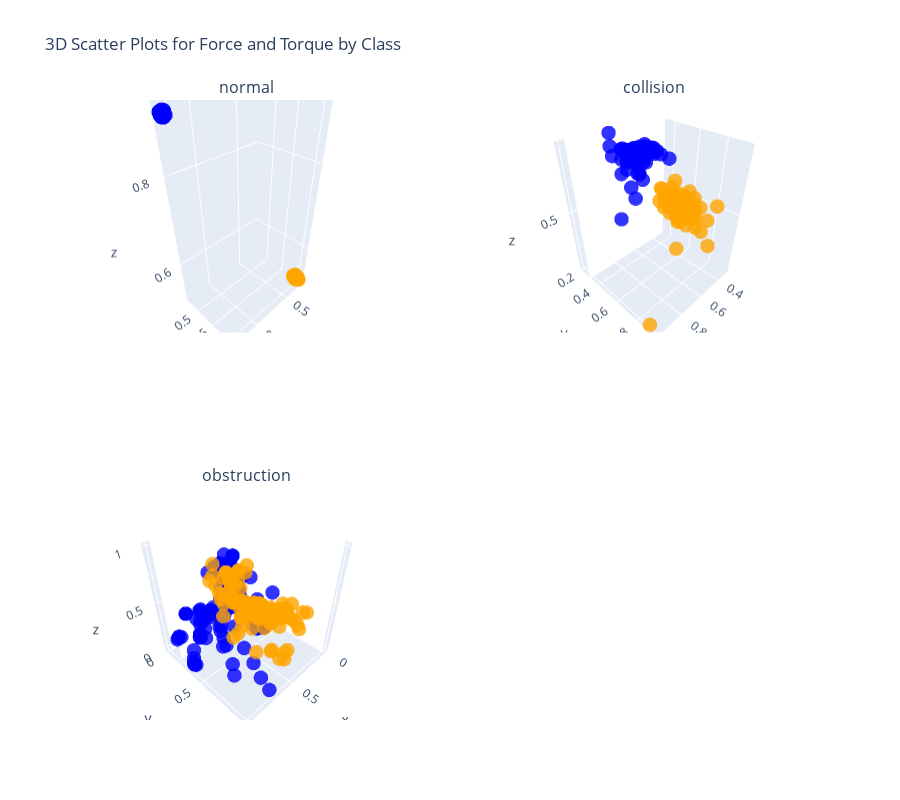

Notebook code cell kept with this figure:
### Code cell
from plotly.subplots import make_subplots

import plotly.graph_objects as go

# Create a subplot figure with 2 rows and 2 columns
fig = make_subplots(
    rows=2, cols=2,
    specs=[[{'type': 'scatter3d'}, {'type': 'scatter3d'}],
           [{'type': 'scatter3d'}, {'type': 'scatter3d'}]],
    subplot_titles=unique_classes
)

# Mapping of class names to subplot positions
subplot_positions = {
    unique_classes[0]: (1, 1),
    unique_classes[1]: (1, 2),
    unique_classes[2]: (2, 1),
}

# Iterate through each class and add a 3D scatter plot to the corresponding subplot
for class_name, class_df in class_dfs.items():
    row, col = subplot_positions[class_name]
    force_plot = go.Scatter3d(
        x=class_df['Fx'],
        y=class_df['Fy'],
        z=class_df['Fz'],
        mode='markers',
        marker=dict(size=5, color='blue', opacity=0.8),
        name=f'{class_name} Force'
    )
    torque_plot = go.Scatter3d(
        x=class_df['Tx'],
        y=class_df['Ty'],
        z=class_df['Tz'],
        mode='markers',
        marker=dict(size=5, color='orange', opacity=0.8),
        name=f'{class_name} Torque'
    )
    fig.add_trace(force_plot, row=row, col=col)
    fig.add_trace(torque_plot, row=row, col=col)

# Update layout settings
fig.update_layout(
    title='3D Scatter Plots for Force and Torque by Class',
    height=800,
    showlegend=False
)

fig.show()

### Figure 1 — Plotly figure (JSON) as saved in the notebook; plotly's stock layout.template omitted (floating-point values rounded to 4 significant figures; data arrays with more than 128 entries replaced by an {"elided": "..."} marker saying what was removed)
{"data": [{"marker": {"color": "blue", "opacity": 0.8, "size": 5}, "mode": "markers", "name": "normal Force", "scene": "scene", "type": "scatter3d", "x": {"elided": "360 float values"}, "y": {"elided": "360 float values"}, "z": {"elided": "360 float values"}}, {"marker": {"color": "orange", "opacity": 0.8, "size": 5}, "mode": "markers", "name": "normal Torque", "scene": "scene", "type": "scatter3d", "x": {"elided": "360 float values"}, "y": {"elided": "360 float values"}, "z": {"elided": "360 float values"}}, {"marker": {"color": "blue", "opacity": 0.8, "size": 5}, "mode": "markers", "name": "collision Force", "scene": "scene2", "type": "scatter3d", "x": {"elided": "1080 float values"}, "y": {"elided": "1080 float values"}, "z": {"elided": "1080 float values"}}, {"marker": {"color": "orange", "opacity": 0.8, "size": 5}, "mode": "markers", "name": "collision Torque", "scene": "scene2", "type": "scatter3d", "x": {"elided": "1080 float values"}, "y": {"elided": "1080 float values"}, "z": {"elided": "1080 float values"}}, {"marker": {"color": "blue", "opacity": 0.8, "size": 5}, "mode": "markers", "name": "obstruction Force", "scene": "scene3", "type": "scatter3d", "x": {"elided": "315 float values"}, "y": {"elided": "315 float values"}, "z": {"elided": "315 float values"}}, {"marker": {"color": "orange", "opacity": 0.8, "size": 5}, "mode": "markers", "name": "obstruction Torque", "scene": "scene3", "type": "scatter3d", "x": {"elided": "315 float values"}, "y": {"elided": "315 float values"}, "z": {"elided": "315 float values"}}], "layout": {"annotations": [{"font": {"size": 16}, "showarrow": false, "text": "normal", "x": 0.225, "xanchor": "center", "xref": "paper", "y": 1, "yanchor": "bottom", "yref": "paper"}, {"font": {"size": 16}, "showarrow": false, "text": "collision", "x": 0.775, "xanchor": "center", "xref": "paper", "y": 1, "yanchor": "bottom", "yref": "paper"}, {"font": {"size": 16}, "showarrow": false, "text": "obstruction", "x": 0.225, "xanchor": "center", "xref": "paper", "y": 0.375, "yanchor": "bottom", "yref": "paper"}], "height": 800, "scene": {"domain": {"x": [0, 0.45], "y": [0.625, 1]}}, "scene2": {"domain": {"x": [0.55, 1], "y": [0.625, 1]}}, "scene3": {"domain": {"x": [0, 0.45], "y": [0, 0.375]}}, "scene4": {"domain": {"x": [0.55, 1], "y": [0, 0.375]}}, "showlegend": false, "title": {"text": "3D Scatter Plots for Force and Torque by Class"}}}
